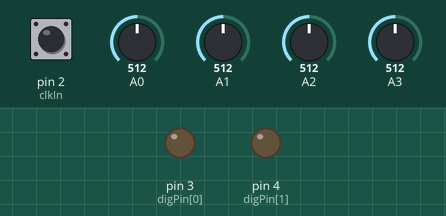
Recording of a sketch running on a simulated Arduino Nano, built with avr-gcc and run on an emulated ATmega328P. Shown: output pins drawn as LEDs (lit = HIGH). Dashed ring = blinking. The test bench sets the inputs (shaded band); at power-on: pin 2 (clkIn) HIGH, A0 = 512, A1 = 512, A2 = 512, A3 = 512.

Above: at 1.2 s.
1.3 s: pin 2 (clkIn) pulsed LOW 5 times (0.12 s each, 0.3 s apart)
At 1.9 s:
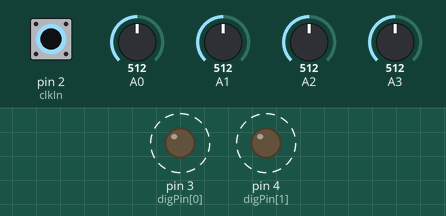
Timing chart, 0 to 4.3 s (numbered marks = the images above; inputs shaded):
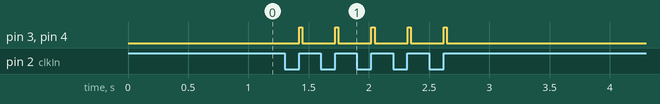

The sketch:

euclidean.ino
```cpp
// (licence header left out)
//  constants related to the Arduino Nano pin use
const int clkIn = 2;           // the digital (clock) input
const int digPin[2] = {3, 4};  // the digital output pins
const int trigTime = 25;       // 25 ms trigger timing
//const int pinOffset = 5;       // the first DAC pin (from 5-12)

//  variables for interrupt handling of the clock input
volatile int clkState = LOW;

//  variables used to control the current DIO output states
int digState[2] = {LOW, LOW};        // start with both set low
unsigned long digMilli[2] = {0, 0};  // a place to store millis()

//  variables used to control the current AIO output state
//int anaState = LOW;
//unsigned long anaMilli = 0;

// the euclidian rhythm settings
int inSteps[2];   // k
int inPulses[2];  // n
int inRotate[2];  // offset

int euArray[2][32];

unsigned long currPulse = 0;
int doCalc = 0;

//  isr() - handle interrupts from the clock input
void isr()
{
  clkState = HIGH;
}

void setup()
{
  // set up the digital (clock) input
  pinMode(clkIn, INPUT);

  // set up the digital outputs
  for (int i=0; i<2; i++) {
    pinMode(digPin[i], OUTPUT);
    digitalWrite(digPin[i], LOW);
  }

  // get the analog reading to set up the system
  inSteps[0] = (analogRead(0) >> 5) + 1;
  inSteps[1] = (analogRead(1) >> 5) + 1;
  inPulses[0] = (analogRead(2) >> 5) + 1;
  inPulses[1] = (analogRead(3) >> 5) + 1;
  inRotate[0] = 0;
  inRotate[1] = 0;

  euCalc(0);
  euCalc(1);

  // Note: Interrupt 0 is for pin 2 (clkIn)
  attachInterrupt(0, isr, RISING);
}


void loop()
{
  int doClock = 0;

  // check to see if the clock as been set
  if (clkState == HIGH) {
    clkState = LOW;
    currPulse++;
    doClock = 1;
  }

  if (doClock) {
    int outPulse[2] = {0, 0};

    for (int i=0; i<2; i++) {
      int myPulse = (currPulse + inRotate[i]) % inSteps[i];
      outPulse[i] = euArray[i][myPulse];
    }

    for (int i=0; i<2; i++) {
      if (outPulse[i] > 0) {
        digState[i] = HIGH;
        digMilli[i] = millis();
        digitalWrite(digPin[i], HIGH);
      }
    }
  }

  // do we have to turn off any of the digital outputs?
  for (int i=0; i<2; i++) {
    if ((digState[i] == HIGH) && (millis() - digMilli[i] > trigTime)) {
      digState[i] = LOW;
      digitalWrite(digPin[i], LOW);
    }
  }

  // reread the inputs in case we need to change
  doCalc = 0;
  int tmp = (analogRead(0) >> 5) + 1;
  if (tmp != inSteps[0]) {
    inSteps[0] = tmp;
    doCalc = 1;
  }

  tmp = (analogRead(2) >> 5) + 1;
  if (tmp != inPulses[0]) {
    inPulses[0] = tmp;
    doCalc = 1;
  }

  if (doCalc) {
    euCalc(0);
  }

  doCalc = 0;
  tmp = (analogRead(1) >> 5) + 1;
  if (tmp != inSteps[1]) {
    inSteps[1] = tmp;
    doCalc = 1;
  }

  tmp = (analogRead(3) >> 5) + 1;
  if (tmp != inPulses[1]) {
    inPulses[1] = tmp;
    doCalc = 1;
  }

  if (doCalc) {
    euCalc(1);
  }

}


//  =================== convenience routines ===================


//  euCalc(int) - create a Euclidean Rhythm array.
//
//  NOTE: Thanks to Robin Price for his excellent implementation, and for
//        making the source code available on the Interwebs.
//        For more info, check out: http://crx091081gb.net/
//  ----------------------------------------------------------------------
void euCalc(int ar) {
  int loc = 0;

  // clear the array to start
  for (int i=0; i<32; i++) {
    euArray[ar][i] = 0;
  }

  if ((inPulses[ar] >= inSteps[ar]) || (inSteps[ar] == 1)) {
        if (inPulses[ar] >= inSteps[ar]) {
            for (int i = 0; i < inSteps[ar]; i++) {
              euArray[ar][loc] = 1;
              loc++;
            }
        }
      } else {
        int offs = inSteps[ar] - inPulses[ar];
        if (offs >= inPulses[ar]) {
            int ppc = offs / inPulses[ar];
            int rmd = offs % inPulses[ar];

            for (int i = 0; i < inPulses[ar]; i++) {
              euArray[ar][loc] = 1;
              loc++;
              for (int j = 0; j < ppc; j++) {
                euArray[ar][loc] = 0;
                loc++;
              }
              if (i < rmd) {
                euArray[ar][loc] = 0;
                loc++;
              }
            }
        } else {
          int ppu = (inPulses[ar] - offs) / offs;
          int rmd = (inPulses[ar] - offs) % offs;

          for (int i = 0; i < offs; i++) {
            euArray[ar][loc] = 1;
            loc++;
            euArray[ar][loc] = 0;
            loc++;
            for (int j = 0; j < ppu; j++) {
              euArray[ar][loc] = 1;
              loc++;
            }
            if (i < rmd) {
              euArray[ar][loc] = 1;
              loc++;
            }
          }
        }
    }
}
```

bresenham.c
```cpp
#include <stdio.h>

void euclidean(int dx, int dy)
{
	int p=2*dy-dx;

	for( int x = 0; x < dx; x++ )
	{
		if(p>=0)
		{
			putchar('1');
			p=p+2*dy-2*dx;
		}
		else
		{
			putchar('0');
			p=p+2*dy;
		}
	}
}

int main()
{
    euclidean(16,5);
    putchar('\n');
}
```

Measured:
- after the input at 1.3 s, pin 3 (digPin[0]), pin 4 (digPin[1]): alternates HIGH for 0.03 s and LOW for 0.27 s, 10 changes in all, then stays LOW, starting after 0.12 s
